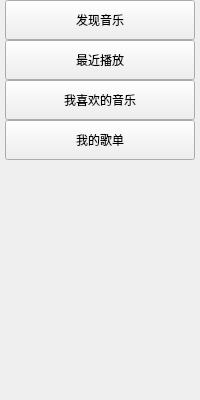
              <widget class="QWidget" name="widget_sidebar" native="true">
               <property name="sizePolicy">
                <sizepolicy hsizetype="Expanding" vsizetype="Expanding">
                 <horstretch>0</horstretch>
                 <verstretch>0</verstretch>
                </sizepolicy>
               </property>
               <property name="minimumSize">
                <size>
                 <width>150</width>
                 <height>0</height>
                </size>
               </property>
               <property name="maximumSize">
                <size>
                 <width>200</width>
                 <height>16777215</height>
                </size>
               </property>
               <layout class="QVBoxLayout" name="verticalLayout">
                <property name="spacing">
                 <number>0</number>
                </property>
                <property name="leftMargin">
                 <number>5</number>
                </property>
                <property name="topMargin">
                 <number>0</number>
                </property>
                <property name="rightMargin">
                 <number>5</number>
                </property>
                <property name="bottomMargin">
                 <number>0</number>
                </property>
                <item>
                 <widget class="QPushButton" name="pushButton_localmusic">
                  <property name="sizePolicy">
                   <sizepolicy hsizetype="Minimum" vsizetype="MinimumExpanding">
                    <horstretch>0</horstretch>
                    <verstretch>0</verstretch>
                   </sizepolicy>
                  </property>
                  <property name="minimumSize">
                   <size>
                    <width>0</width>
                    <height>40</height>
                   </size>
                  </property>
                  <property name="maximumSize">
                   <size>
                    <width>16777215</width>
                    <height>80</height>
                   </size>
                  </property>
                  <property name="sizeIncrement">
                   <size>
                    <width>0</width>
                    <height>30</height>
                   </size>
                  </property>
                  <property name="baseSize">
                   <size>
                    <width>0</width>
                    <height>40</height>
                   </size>
                  </property>
                  <property name="text">
                   <string>发现音乐</string>
                  </property>
                  <property name="checkable">
                   <bool>true</bool>
                  </property>
                  <property name="autoExclusive">
                   <bool>true</bool>
                  </property>
                  <property name="flat">
                   <bool>false</bool>
                  </property>
                 </widget>
                </item>
                <item>
                 <widget class="QPushButton" name="pushButton_recentlyplayed">
                  <property name="sizePolicy">
                   <sizepolicy hsizetype="Minimum" vsizetype="MinimumExpanding">
                    <horstretch>0</horstretch>
                    <verstretch>0</verstretch>
                   </sizepolicy>
                  </property>
                  <property name="minimumSize">
                   <size>
                    <width>0</width>
                    <height>40</height>
                   </size>
                  </property>
                  <property name="maximumSize">
                   <size>
                    <width>16777215</width>
                    <height>80</height>
                   </size>
                  </property>
                  <property name="baseSize">
                   <size>
                    <width>0</width>
                    <height>40</height>
                   </size>
                  </property>
                  <property name="text">
                   <string>最近播放</string>
                  </property>
                  <property name="checkable">
                   <bool>true</bool>
                  </property>
                  <property name="autoExclusive">
                   <bool>true</bool>
                  </property>
                 </widget>
                </item>
                <item>
                 <widget class="QPushButton" name="pushButton_favorite">
                  <property name="sizePolicy">
                   <sizepolicy hsizetype="Minimum" vsizetype="MinimumExpanding">
                    <horstretch>0</horstretch>
                    <verstretch>0</verstretch>
                   </sizepolicy>
                  </property>
                  <property name="minimumSize">
                   <size>
                    <width>0</width>
                    <height>40</height>
                   </size>
                  </property>
                  <property name="maximumSize">
                   <size>
                    <width>16777215</width>
                    <height>80</height>
                   </size>
                  </property>
                  <property name="text">
                   <string>我喜欢的音乐</string>
                  </property>
                  <property name="checkable">
                   <bool>true</bool>
                  </property>
                  <property name="autoExclusive">
                   <bool>true</bool>
                  </property>
                 </widget>
                </item>
                <item>
                 <widget class="QPushButton" name="pushButton_defaultSongList">
                  <property name="sizePolicy">
                   <sizepolicy hsizetype="Minimum" vsizetype="MinimumExpanding">
                    <horstretch>0</horstretch>
                    <verstretch>0</verstretch>
                   </sizepolicy>
                  </property>
                  <property name="minimumSize">
                   <size>
                    <width>0</width>
                    <height>40</height>
                   </size>
                  </property>
                  <property name="maximumSize">
                   <size>
                    <width>16777215</width>
                    <height>80</height>
                   </size>
                  </property>
                  <property name="baseSize">
                   <size>
                    <width>0</width>
                    <height>40</height>
                   </size>
                  </property>
                  <property name="text">
                   <string>我的歌单</string>
                  </property>
                  <property name="checkable">
                   <bool>true</bool>
                  </property>
                  <property name="autoExclusive">
                   <bool>true</bool>
                  </property>
                 </widget>
                </item>
                <item>
                 <spacer name="verticalSpacer">
                  <property name="orientation">
                   <enum>Qt::Vertical</enum>
                  </property>
                  <property name="sizeHint" stdset="0">
                   <size>
                    <width>20</width>
                    <height>240</height>
                   </size>
                  </property>
                 </spacer>
                </item>
               </layout>
              </widget>
